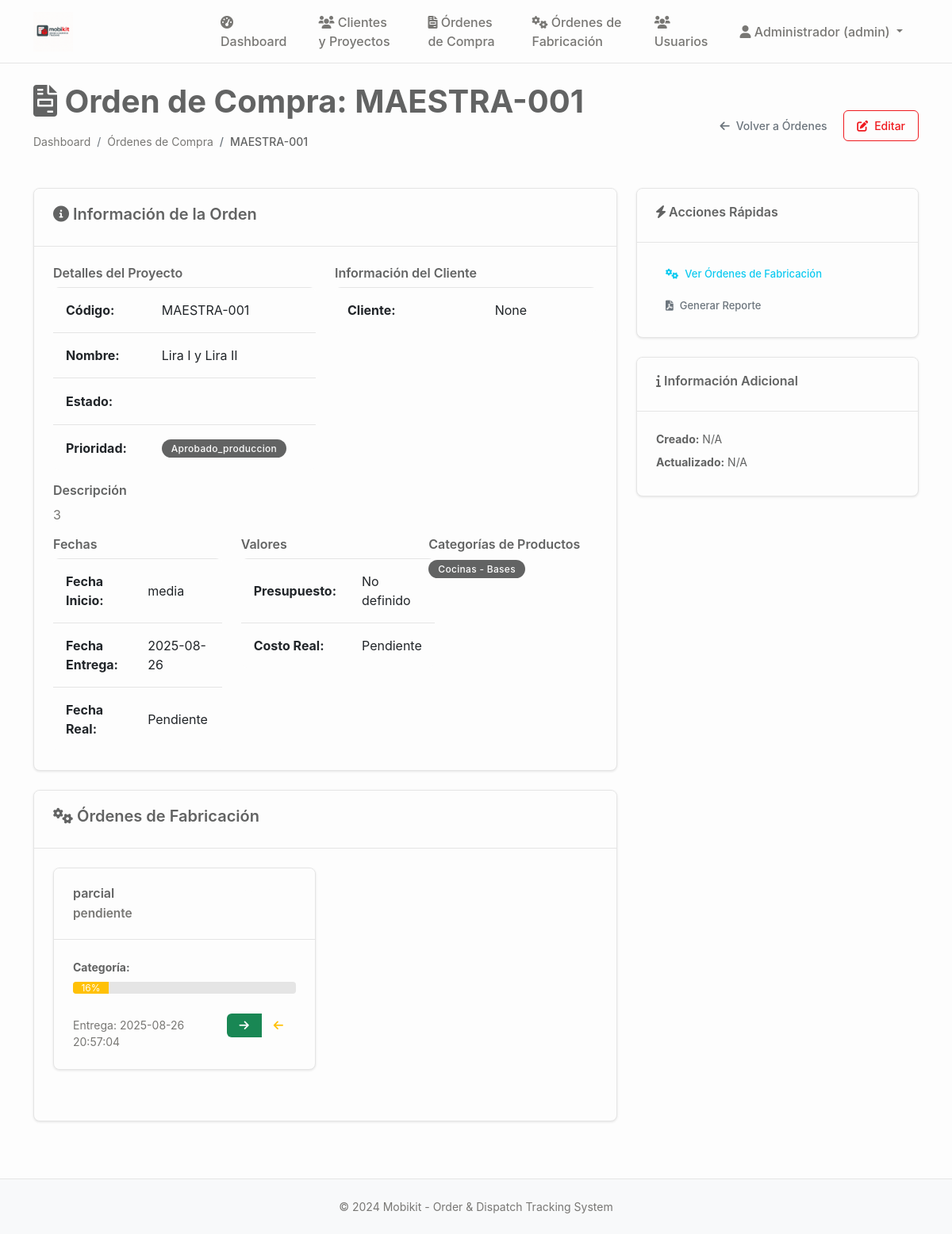
Page /orden_compra/5 (signed in) on the earlier database version.
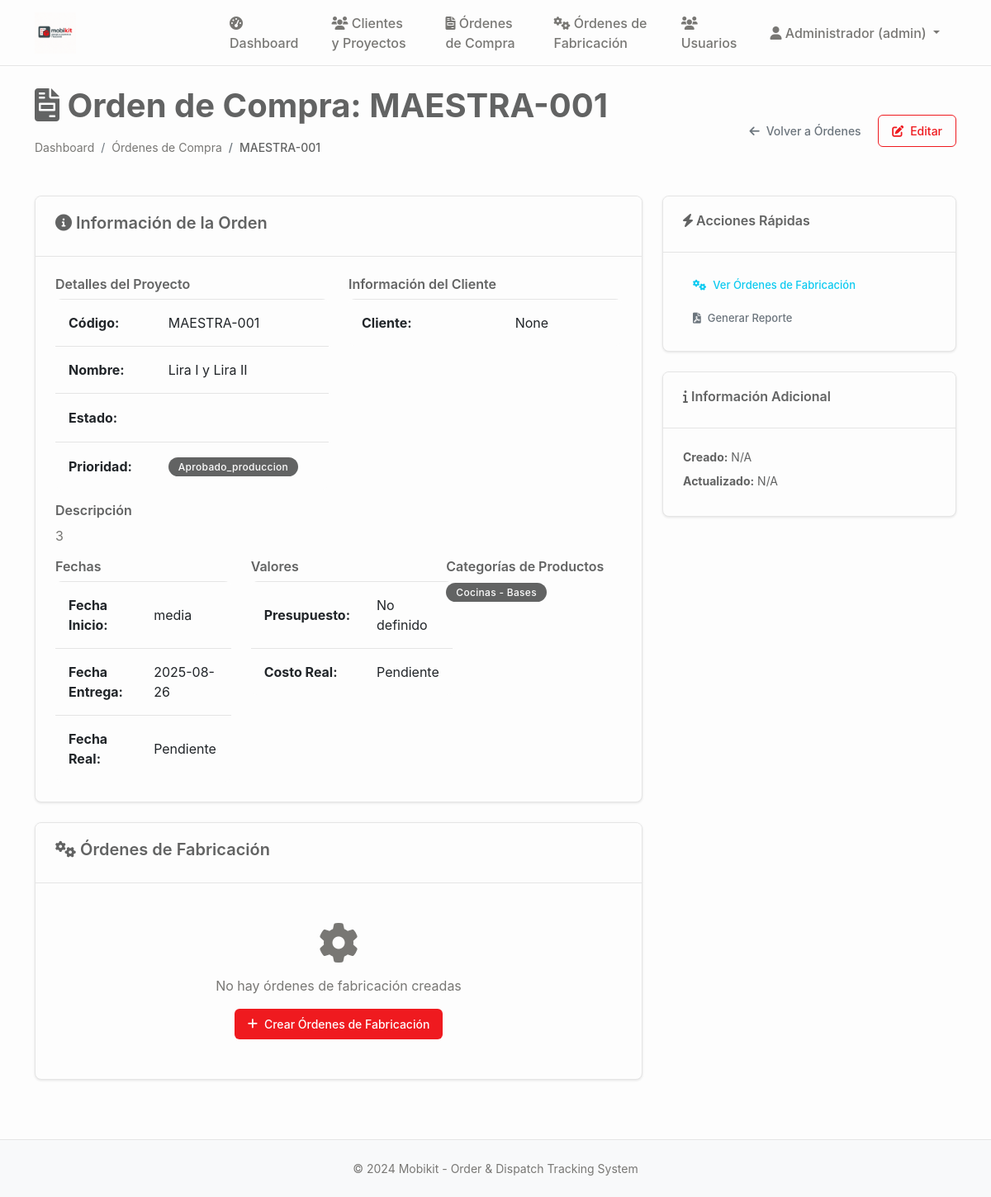
Same page on the later database version.
### tables this page shows
CREATE TABLE ordenes_fabricacion (
                id INTEGER PRIMARY KEY AUTOINCREMENT,
                codigo_orden TEXT UNIQUE NOT NULL,
                proyecto_id INTEGER NOT NULL,
                tipo_orden TEXT DEFAULT 'parcial' CHECK (tipo_orden IN ('parcial', 'total')),
                fecha_entrega_estimada DATE NOT NULL,
                cantidad_tableros INTEGER NOT NULL,
                estado TEXT DEFAULT 'pendiente_fabricacion' CHECK (estado IN (
                    'pendiente_fabricacion', 'aprobado_diseño', 'enviado_produccion', 
                    'seccionado', 'enchapando', 'mecanizado', 'listo_embalaje', 
                    'embalando', 'listo_despacho', 'despachado'
                )),
                prioridad TEXT DEFAULT 'media' CHECK (prioridad IN ('baja', 'media', 'alta', 'urgente')),
                observaciones TEXT,
                fecha_inicio DATE,
                fecha_entrega_real DATE,
                created_at TIMESTAMP DEFAULT CURRENT_TIMESTAMP,
                updated_at TIMESTAMP DEFAULT CURRENT_TIMESTAMP,
                FOREIGN KEY (proyecto_id) REFERENCES proyectos (id) ON DELETE CASCADE
            );

CREATE TABLE subcategorias_producto (
    id INTEGER PRIMARY KEY AUTOINCREMENT,
    categoria_id INTEGER NOT NULL,
    nombre TEXT NOT NULL,
    descripcion TEXT,
    activo BOOLEAN DEFAULT TRUE,
    created_at TIMESTAMP DEFAULT CURRENT_TIMESTAMP,
    FOREIGN KEY (categoria_id) REFERENCES categorias_producto (id),
    UNIQUE(categoria_id, nombre)
);

CREATE TABLE categorias_producto (
    id INTEGER PRIMARY KEY AUTOINCREMENT,
    nombre TEXT UNIQUE NOT NULL,
    descripcion TEXT,
    color TEXT DEFAULT '#E31E24',
    activo BOOLEAN DEFAULT TRUE,
    created_at TIMESTAMP DEFAULT CURRENT_TIMESTAMP
);

### main.py (the view)
@app.route('/orden_compra/<int:orden_id>')
@login_required
def orden_compra_detalle(orden_id):
    conn = sqlite3.connect('mobikit.db')
    cursor = conn.cursor()
    cursor.execute('''
        SELECT p.*, c.nombre as cliente_nombre, c.email as cliente_email,
               c.telefono as cliente_telefono, c.contacto_principal
        FROM proyectos p
        LEFT JOIN clientes c ON p.cliente_id = c.id
        WHERE p.id = ?
    ''', (orden_id,))
    orden = cursor.fetchone()
    if not orden:
        flash('Orden de compra no encontrada', 'error')
        return redirect(url_for('ordenes_compra'))
    cursor.execute('''
        SELECT cat.nombre, subcat.nombre
        FROM proyecto_categorias pc
        JOIN categorias_producto cat ON pc.categoria_id = cat.id
        LEFT JOIN subcategorias_producto subcat ON pc.subcategoria_id = subcat.id
        WHERE pc.proyecto_id = ?
    ''', (orden_id,))
    categorias = cursor.fetchall()
    cursor.execute('''
        SELECT name FROM sqlite_master WHERE type='table' AND name='ordenes_fabricacion'
    ''')
    if cursor.fetchone():
        cursor.execute('''
            SELECT of.id, of.codigo_orden, of.tipo_orden, of.estado, of.fecha_entrega_estimada,
                   of.cantidad_tableros, of.observaciones, of.created_at, of.updated_at,
                   '' as categoria_nombre, '' as subcategoria_nombre
            FROM ordenes_fabricacion of
            WHERE of.proyecto_id = ?
            ORDER BY of.created_at ASC
        ''', (orden_id,))
        ordenes_fabricacion = cursor.fetchall()
    else:
        ordenes_fabricacion = []
    conn.close()
    return render_template('orden_compra_detalle.html',
                           orden=orden,
                           categorias=categorias,
                           ordenes_fabricacion=ordenes_fabricacion)

### main.py (called while the page is built)
def login_required(f):
    @wraps(f)
    def decorated_function(*args, **kwargs):
        if 'user_id' not in session:
            return redirect(url_for('login'))
        return f(*args, **kwargs)
    return decorated_function

### templates/orden_compra_detalle.html (shortened to what the changed rows need)
{% extends "base.html" %}
{% block content %}
<div class="d-flex justify-content-between align-items-center mb-4">
    <div>
        <h1><i class="fas fa-file-invoice"></i> Orden de Compra: {{ orden[1] }}</h1>
    </div>
</div>
<div class="row">
    <div class="col-md-8">
        <div class="card mb-4">
            <div class="card-body">
                <div class="row mt-3">
                    <div class="col-md-4">
                        <table class="table table-sm">
                            <tr>
                                <td><strong>Fecha Real:</strong></td>
                                <td>{{ orden[8] if orden[8] else 'Pendiente' }}</td>
                            </tr>
                        </table>
                    </div>
                    <div class="col-md-4">
                        <h6>Categorías de Productos</h6>
                        {% if categorias %}
                            {% for categoria in categorias %}
                            <span class="badge bg-secondary me-1 mb-1">
                                {{ categoria[0] }}{% if categoria[1] %} - {{ categoria[1] }}{% endif %}
                            </span>
                            {% endfor %}
                        {% else %}
                        <span class="text-muted">No definidas</span>
                        {% endif %}
                    </div>
                </div>
            </div>
        </div>
        <div class="card">
            <div class="card-body">
                {% if ordenes_fabricacion %}
                <div class="row">
                    {% for fab in ordenes_fabricacion %}
                    <div class="col-md-6 mb-3">
                        <div class="card border-">
                            <div class="card-header">
                                <div class="d-flex justify-content-between align-items-center">
                                    <h6 class="mb-0">{{ fab[2] }}</h6>
                                    <span class="badge bg-">
                                    </span>
                                </div>
                                <small class="text-muted">{{ fab[3] }}</small>
                            </div>
                            <div class="card-body">
                                <p class="small mb-2">
                                    <strong>Categoría:</strong> {{ fab[10] }}{% if fab[11] %} - {{ fab[11] }}{% endif %}
                                </p>
                                {% set estados_progreso = ['en_desarrollo', 'aprobado_produccion', 'seccionado', 'enchapado', 'mecanizado', 'produccion_completa'] %}
                                {% set nombres_estados = ['Desarrollo', 'Aprobado', 'Seccionado', 'Enchapado', 'Mecanizado', 'Terminado'] %}
                                {% set indice_actual = estados_progreso.index(fab[4]) if fab[4] in estados_progreso else 0 %}
                                {% set porcentaje = ((indice_actual + 1) / estados_progreso|length * 100)|int %}
                                <div class="progress mb-2" style="height: 15px;">
                                    <div class="progress-bar bg-{% if porcentaje < 40 %}warning{% elif porcentaje < 80 %}info{% else %}success{% endif %}"
                                         role="progressbar" style="width: {{ porcentaje }}%"
                                         aria-valuenow="{{ porcentaje }}" aria-valuemin="0" aria-valuemax="100">
                                        {{ porcentaje }}%
                                    </div>
                                </div>
                                <div class="d-flex justify-content-between align-items-center">
                                    <small class="text-muted">
                                        {% if fab[7] %}<br>Entrega: {{ fab[7] }}{% endif %}
                                    </small>
                                    <div class="btn-group">
                                        {% if session.user_role in ['admin', 'general', 'operación'] and fab[4] not in ['produccion_completa', 'entregado'] %}
                                        <button class="btn btn-xs btn-success" onclick="avanzarFabricacion({{ fab[0] }})" title="Avanzar">
                                            <i class="fas fa-arrow-right"></i>
                                        </button>
                                        {% endif %}
                                        {% if session.user_role in ['admin', 'general'] and fab[4] != 'en_desarrollo' %}
                                        <button class="btn btn-xs btn-outline-warning" onclick="retrocederFabricacion({{ fab[0] }})" title="Retroceder">
                                            <i class="fas fa-arrow-left"></i>
                                        </button>
                                        {% endif %}
                                    </div>
                                </div>
                            </div>
                        </div>
                    </div>
                    {% endfor %}
                </div>
                {% else %}
                <div class="text-center py-4">
                    <i class="fas fa-cog fa-3x text-muted mb-3"></i>
                    <p class="text-muted">No hay órdenes de fabricación creadas</p>
                    {% if session.user_role in ['admin', 'general'] %}
                    <button class="btn btn-primary" onclick="crearOrdenesFabricacion()">
                        <i class="fas fa-plus"></i> Crear Órdenes de Fabricación
                    </button>
                    {% endif %}
                </div>
                {% endif %}
            </div>
        </div>
    </div>
</div>
{% endblock %}

Differences in the rows shown:
removed ordenes_fabricacion: estado "Pendiente", tipo_orden "parcial", estado "pendiente", porcentaje "16", created_at "2025-08-26 20:57:04"
Other differences:
{{ orden[8] if orden[8] else 'Pendiente' }}: (not shown) → "Pendiente"
text now shown: "No hay órdenes de fabricación creadas Crear Órdenes de Fabricación"
